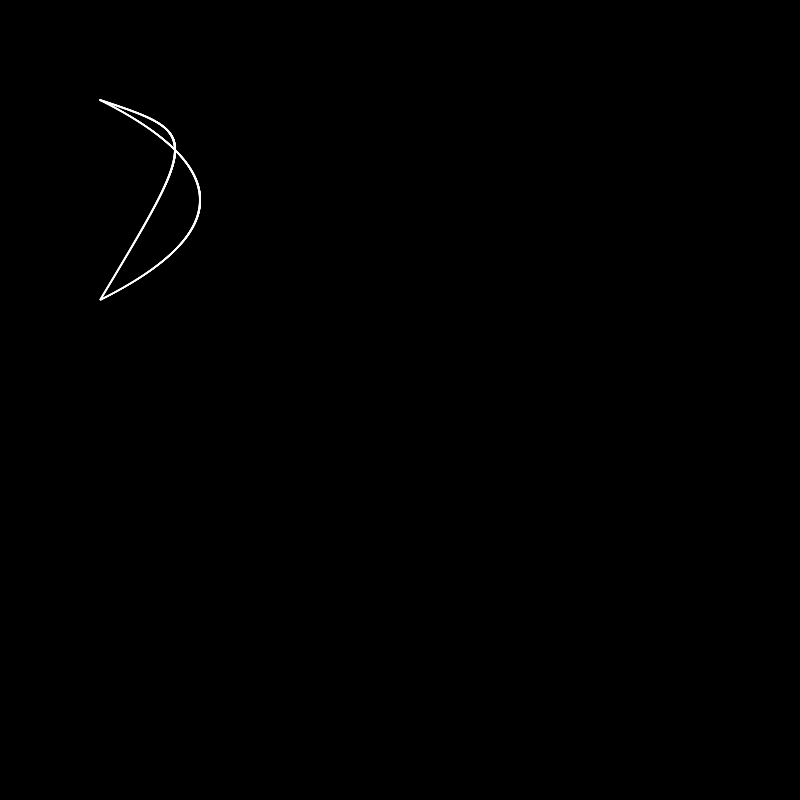
Frame 1 (no input)
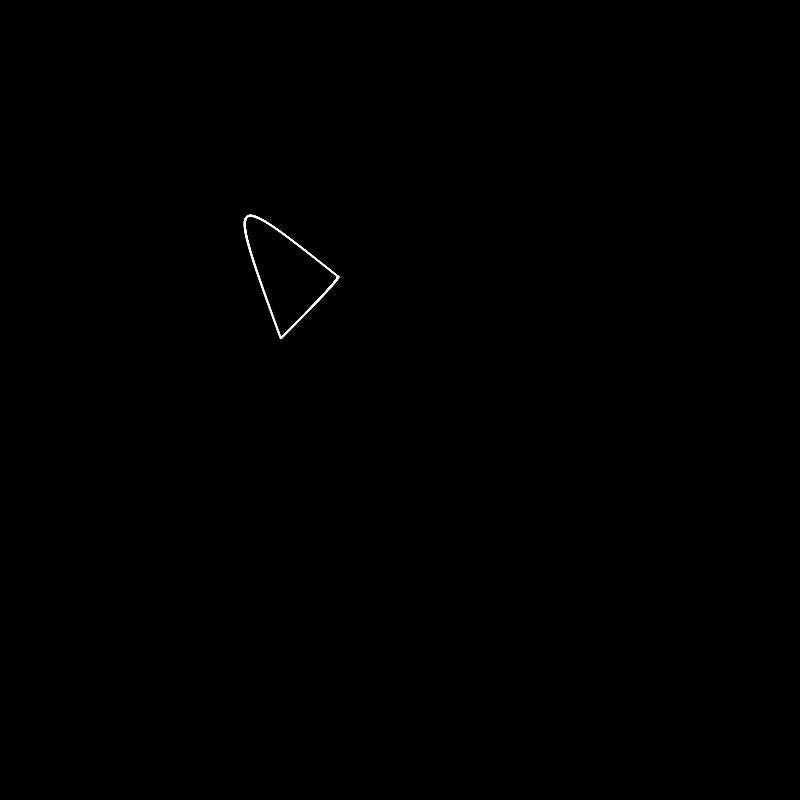
Frame 60 (no input)
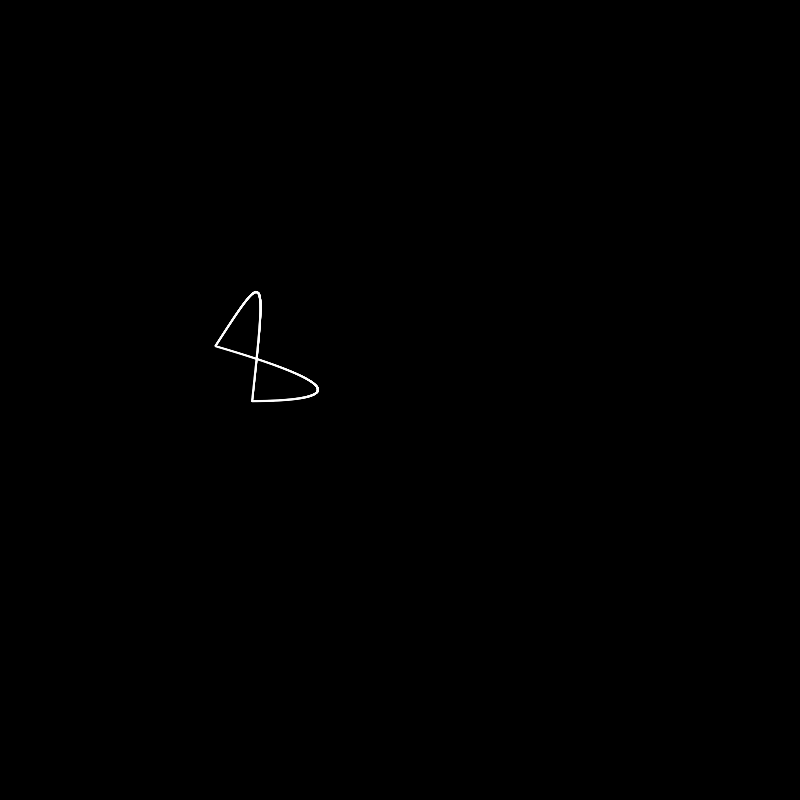
Frame 120 (the mouse pressed at the canvas centre since frame 60)

The p5.js sketch that drew these frames (run headless with seeded random() and noise() and a simulated clock; from frame 60 on, the mouse is pressed at the canvas centre):

// p5.js sketch
// ── sketch.js
let p1 = new Point(100, 100, 4, 1);
let p2 = new Point(300, 200, 3, 2);
let p3 = new Point(100, 300, 2, 3);

let curve1 = new Bezier(2);
let curve2 = new Bezier(3);

let speed = 0.01;
let mouse = false;

function setup() {
  createCanvas(800, 800);
}

function draw() {
  background(0);
  stroke(255);

  curve1.draw(p1, p2, p3);
  curve2.draw(p1, p2, p3);

  p1.move(speed);
  p2.move(speed);
  p3.move(speed);

  if (mouse) {
    p2.x = mouseX;
    p2.y = mouseY;
  }
}

function mousePressed() {
  mouse = !mouse;
}

// ── bezier.js
class Bezier {
  constructor(power) {
    this.power = power;
  }

  draw(p1, p2, p3) {
    // Make the code more understandable
    let max = 1;
    let size = 2;

    // 't' needs to be between 0 and 1
    // Iterating though the 't' value and drawing
    // every single point on the bezier curve
    for (let t = 0; t < max; t += 0.001) {
      let x =
        Math.pow(max - t, this.power) * p1.x +
        size * (max - t) * t * p2.x +
        Math.pow(t, this.power) * p3.x;
      let y =
        Math.pow(max - t, this.power) * p1.y +
        size * (max - t) * t * p2.y +
        Math.pow(t, this.power) * p3.y;

      ellipse(x, y, 1);
    }
  }
}
// ── point.js
class Point {
  constructor(x, y, xOff, yOff) {
    this.x = x;
    this.y = y;
    this.xOff = xOff;
    this.yOff = yOff;
  }

  move(speed) {
    this.x = noise(this.xOff) * width / 1.2;
    this.y = noise(this.yOff) * height / 1.2;

    this.xOff += speed;
    this.yOff += speed;
  }
}
